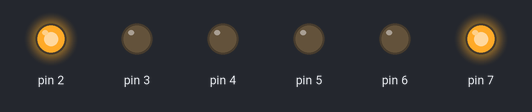
A sketch run on a simulated Arduino Uno, built with avr-gcc and run on an emulated ATmega328P. Shown: output pins drawn as LEDs (lit = HIGH).

Above: at 0.5 s.
At 3.0 s:
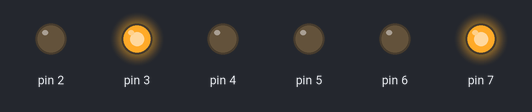
At 5.5 s:
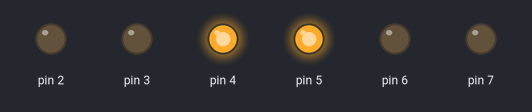
At 8.0 s:
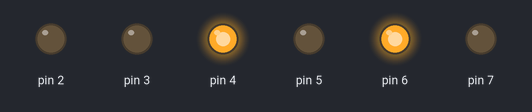
Timing chart, 0 to 13.0 s (numbered marks = the images above):
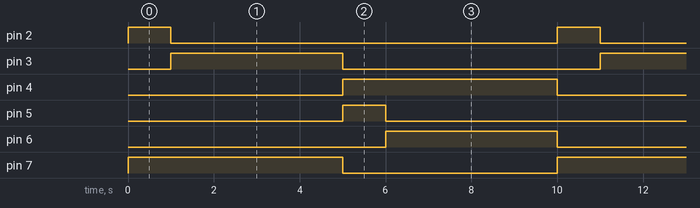

Measured:
- by itself, pin 2, pin 5: alternates HIGH for 1.0 s and LOW for 9.0 s
- by itself, pin 3, pin 6: alternates HIGH for 4.0 s and LOW for 6.0 s
- by itself, pin 4, pin 7: alternates HIGH for 5.0 s and LOW for 5.0 s

The sketch:

SemaforosAutomaticos.ino
```cpp
int time_one=1000;
void setup() {
  pinMode(2,OUTPUT);
  pinMode(3,OUTPUT);
  pinMode(4,OUTPUT);
  pinMode(5,OUTPUT);
  pinMode(6,OUTPUT);
  pinMode(7,OUTPUT);
}

void loop() {
  digitalWrite(2,1);  //verde puerto 2
  digitalWrite(7,1);  //rojo puerto 7
  delay(time_one);
  digitalWrite(2,0);  //verde puerto 2


  digitalWrite(3,1);  //amarillo puerto 3
  delay(4000);
  digitalWrite(3,0);  //amarillo puerto 3
  digitalWrite(7,0);  //rojo puerto 7
  digitalWrite(4,1);  //rojo puerto 4

  digitalWrite(5,1);  //verde puerto 5
  delay(time_one);
  digitalWrite(5,0);  //verde puerto 5

  digitalWrite(6,1);  //amarillo puerto 6
  delay(4000);
  digitalWrite(6,0);  //amarillo puerto 6
  digitalWrite(4,0);  //rojo puerto 4
}
```
